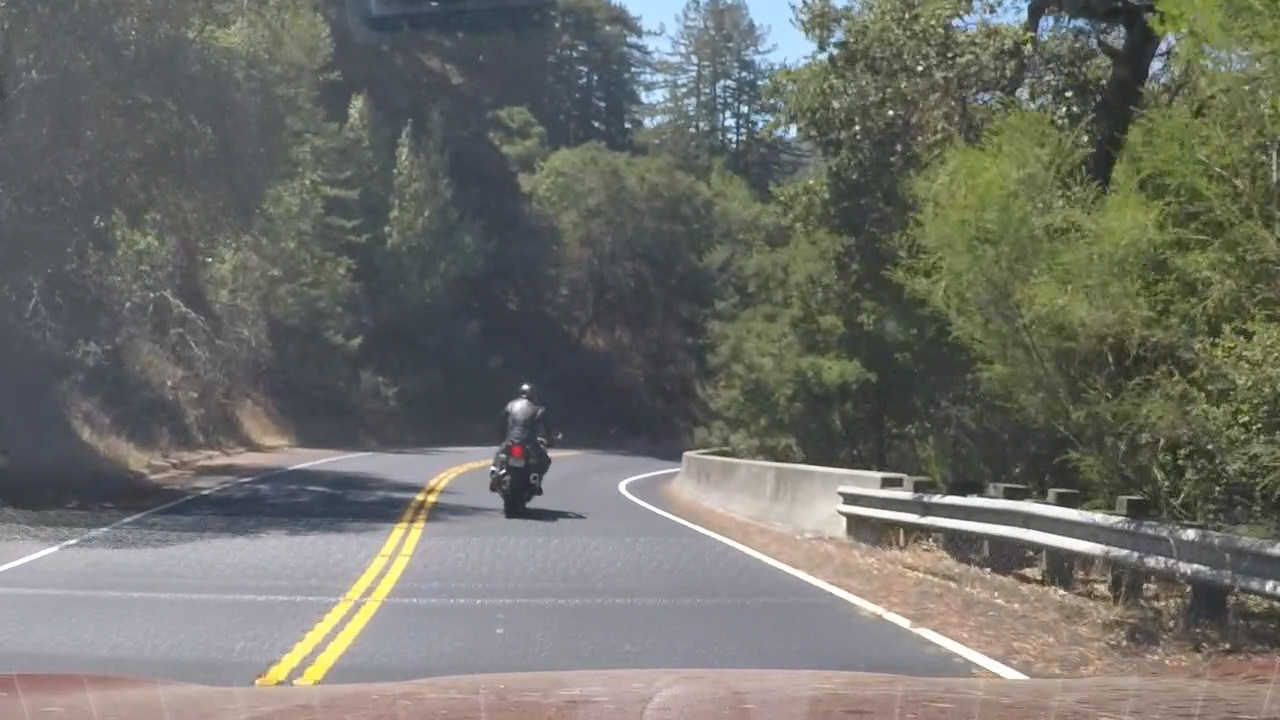
#> input picture test_images/test7.jpg, 1280 x 720 px
$ jupyter execute --allow-errors 'Lab #3 - Perspective warp enhancement.ipynb'   (shell and % lines are left out)   (older library calls are emulated)
#> lines starting #> are read from the running program, lines starting #| are printed output that depends on the picture; after the words box and inside, x2 and y2 are one past the last pixel; in counts of white or black regions, pixels touching at a corner belong together
[cell 1]
import numpy as np
import pandas as pd
import cv2
import os
import glob
import matplotlib.pyplot as plt
import pickle

## Edges detection

[cell 2]
img = cv2.imread('test_images/test7.jpg')
#> img is the input picture: shape (720, 1280, 3); mean B, G, R 105.8, 112, 111.2
img = cv2.cvtColor(img, cv2.COLOR_BGR2RGB)

[cell 3]
def detect_edges(img, s_thresh=(100, 255), sx_thresh=(15, 255), canny=True, blur=True):
    # Convert to HLS color space and separate the V channel
    hls = cv2.cvtColor(img, cv2.COLOR_RGB2HLS).astype(np.float)
    l_channel = hls[:,:,1]
    s_channel = hls[:,:,2]
    h_channel = hls[:,:,0]

    # Sobel x
    if canny:
        edges = cv2.Canny(cv2.cvtColor(img, cv2.COLOR_RGB2GRAY), 100, 300)
    else:
        edges = cv2.Sobel(l_channel, cv2.CV_64F, 1, 1)

    abs_edges = np.absolute(edges) # Absolute x derivative to accentuate lines away from horizontal
    scaled_edges = np.uint8(255*abs_edges/np.max(abs_edges))

    # Threshold x gradient
    sxbinary = np.zeros_like(scaled_edges)
    sxbinary[(scaled_edges >= sx_thresh[0]) & (scaled_edges <= sx_thresh[1])] = 1

    # Threshold color channel
    s_binary = np.zeros_like(s_channel)
    s_binary[(s_channel >= s_thresh[0]) & (s_channel <= s_thresh[1])] = 1

    combined_binary = np.zeros_like(sxbinary)
    combined_binary[(s_binary == 1) | (sxbinary == 1)] = 1

    if blur:
        combined_binary = cv2.blur(combined_binary, (5,5))

    return combined_binary

## Perspective warp

[cell 4]
src_points = [(0,0.70),(1,0.70),(0,1),(1,1)]
dst_points = [(0,0), (1, 0), (0,1), (1,1)]
dst_shape = (1280, 720)

[cell 5]
def perspective_warp(img):
    # Create real pixels poins from percentages proportions
    img_size = np.float32([(img.shape[1], img.shape[0])])
    src = np.float32(src_points) * img_size
    dst = np.float32(dst_points) * np.float32(dst_shape)

    M = cv2.getPerspectiveTransform(src, dst)
    warped = cv2.warpPerspective(img, M, dst_shape)

    return warped

[cell 6]
dst = perspective_warp(img)

# Visualize perspective warp
f, (ax1, ax2) = plt.subplots(1, 2, figsize=(20,10))
ax1.imshow(img, extent=[0, 1280, 0, 720])
for point in src_points:
    ax1.plot(int(img.shape[1]*point[0]), int(720 - img.shape[0]*point[1]), '+', markersize=10, markeredgewidth=3, color='firebrick')
ax1.set_title('Original Image', fontsize=30)
ax2.imshow(dst)
ax2.set_title('Warped Image', fontsize=30)

### Improvement of the perspective warp with point detection

What we tried to do in this part is to improve the perspective warp by determining roughly where the lines are going to make a better lane detection afterward. We decided to use Hough line detections to get the lanes and then get the intersection with the horizon to create the trapezis needed for the perspective warp.

[cell 7]
def detect_rough_lines(img):
    img_with_lines = np.copy(img)
    img_with_lines = img_with_lines[int(720 / 2):,:,:]

    edges = detect_edges(img_with_lines, canny=True, blur=False)

    lines = cv2.HoughLines(edges, 1, np.pi/180, 200)
    for line in lines:
        for rho, theta in line:
            a = np.cos(theta)
            b = np.sin(theta)
            x0 = a*rho
            y0 = b*rho
            x1 = int(x0 + 1000*(-b))
            y1 = int(y0 + 1000*(a))
            x2 = int(x0 - 1000*(-b))
            y2 = int(y0 - 1000*(a))

            cv2.line(img_with_lines, (x1,y1), (x2,y2), (0,0,255), 2)
    return img_with_lines

[cell 8]
img_with_horizon = detect_rough_lines(img)
#> in detect_edges, `hls = cv2.cvtColor(img, cv2.COLOR_RGB2HLS).astype(np.float)`:
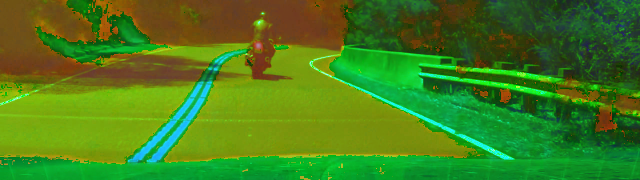
#> hls: shape (360, 1280, 3) float64 (shown at 1/2 size); mean R, G, B 69.9, 126.1, 28.4
#> in detect_edges, `h_channel = hls[:,:,0]`:
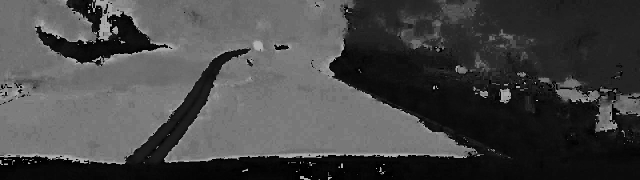
#> h_channel: shape (360, 1280) float64 (shown at 1/2 size); min 0, max 179, mean 69.9
#> in detect_rough_lines, `edges = detect_edges(img_with_lines, canny=True, blur=False)`:
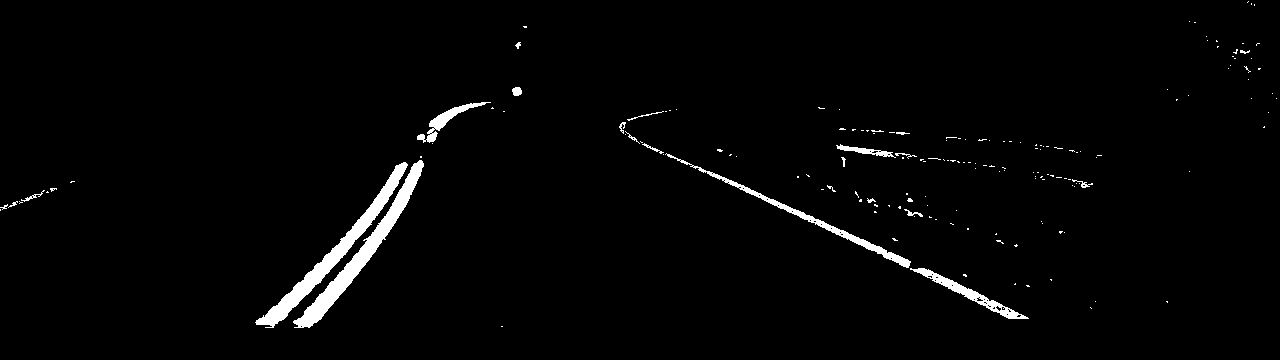
#> edges: shape (360, 1280); values 0 (black) and 1 (white), 2.2% white; 168 white regions (146 under 20 px), largest, box (x1, y1, x2, y2) and area: (293, 160, 424, 328) 2835, (255, 162, 408, 328) 2791, (665, 153, 911, 268) 1337
#> in detect_rough_lines, `lines = cv2.HoughLines(edges, 1, np.pi/180, 200)`: lines = 21 rows, first 8: [-143, 2.01], [-130, 1.99], [-158, 2.02], [412, 0.785], [414, 0.785], [416, 0.785], [419, 0.785], [416, 0.716]
#> the loop in detect_rough_lines, `for line in lines:` made 21 passes
#> after the loop in detect_rough_lines, `for line in lines:`:
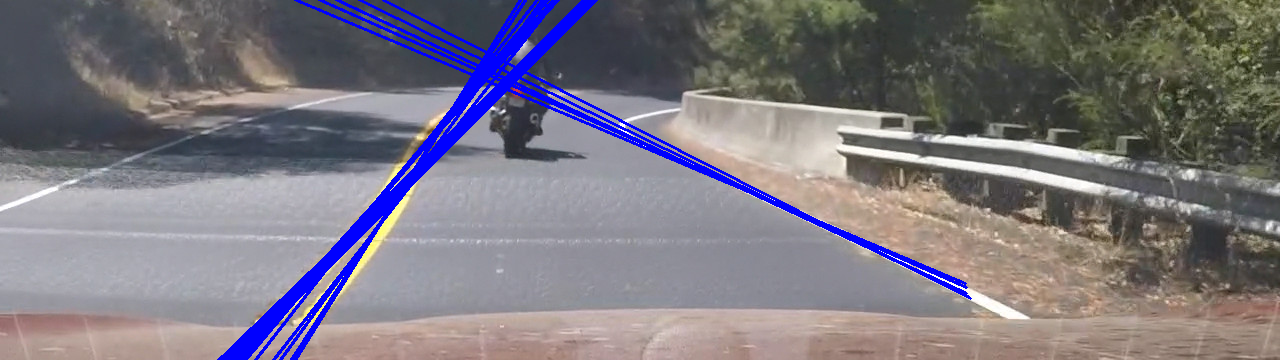
#> img_with_lines: shape (360, 1280, 3); mean R, G, B 122.4, 118.2, 127.4
cv2.line(img_with_horizon, (0, int(0.7 * 720)), (1280, int(0.7 * 720)), (255,0,0), 4)
plt.imshow(img_with_horizon)

[cell 9]
y = int(0.2 * 720)

def detect_intersections(img, margin=70):
    img_with_lines = detect_rough_lines(img)

    intersections = []
    for x, pixel in enumerate(img_with_lines[y]):
        if np.array_equal(pixel, [0, 0, 255]):
            intersections.append(x)

    left_point = min(intersections) - margin
    right_point = max(intersections) + margin

    return left_point, right_point

[cell 10]
left_point, right_point = detect_intersections(img)
#> the loop in detect_rough_lines (call 2), `for line in lines:` made 21 passes
#> the loop in detect_intersections, `for x, pixel in enumerate(img_with_lines[y]):` made 1280 passes
#> pixel on passes 1 to 3: [64, 67, 72], [59, 62, 67], [65, 66, 71]
#> after the loop in detect_intersections, `for x, pixel in enumerate(img_with_lines[y]):`: intersections = 61 values from 422 to 670
#> in detect_intersections, `left_point = min(intersections) - margin`: left_point = 352
#> in detect_intersections, `right_point = max(intersections) + margin`: right_point = 740
#> left_point = 352; right_point = 740

f, (ax1) = plt.subplots(1, 1, figsize=(10,5))
ax1.imshow(img, extent=[0, 1280, 0, 720])
ax1.plot(left_point, 720 / 2 - y, '+', markersize=10, markeredgewidth=3, color='firebrick')
ax1.plot(right_point, 720 / 2 - y, '+', markersize=10, markeredgewidth=3, color='firebrick')
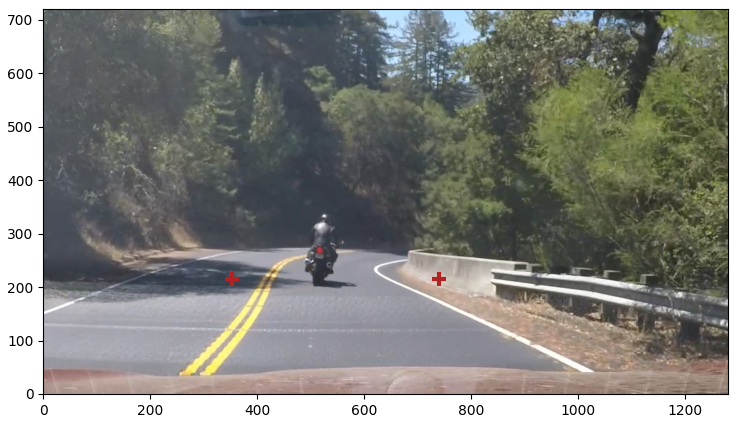
#> figure drawn by matplotlib, 1 panel

[cell 11]
def perspective_warp_with_detection(img, original):
    # Create real pixels poins from percentages proportions
    img_size = np.float32([(img.shape[1], img.shape[0])])
    src = np.float32(src_points) * img_size

    left_point, right_point = detect_intersections(original)
    src[0][0] = left_point
    src[1][0] = right_point

    dst = np.float32(dst_points) * np.float32(dst_shape)

    M = cv2.getPerspectiveTransform(src, dst)
    warped = cv2.warpPerspective(img, M, dst_shape)

    return warped

[cell 12]
left_point, right_point = detect_intersections(img)
#> the loop in detect_intersections (call 2), `for x, pixel in enumerate(img_with_lines[y]):` made 1280 passes
dst = perspective_warp_with_detection(img, img)
#> in perspective_warp_with_detection, `left_point, right_point = detect_intersections(original)`: left_point = 352; right_point = 740
#> in perspective_warp_with_detection, `M = cv2.getPerspectiveTransform(src, dst)`: M = [[-0.756, -1.23, 886.9], [-1.78e-16, -2.52, 1269.9], [-2.52e-19, -0.00244, 1]]
#> in perspective_warp_with_detection, `warped = cv2.warpPerspective(img, M, dst_shape)`:
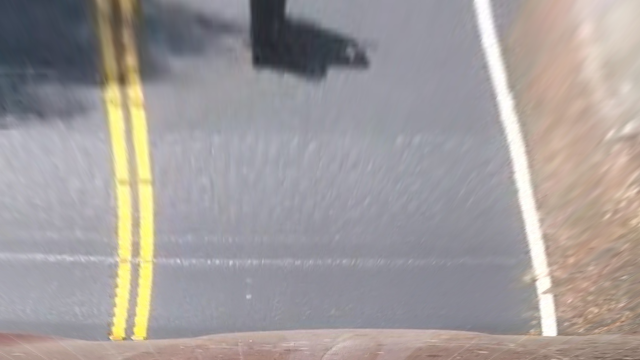
#> warped: shape (720, 1280, 3) (shown at 1/2 size); mean R, G, B 160.9, 155.3, 154.8

# Visualize perspective warp
f, (ax1, ax2) = plt.subplots(1, 2, figsize=(20,10))
ax1.imshow(img, extent=[0, 1280, 0, 720])
ax1.plot(left_point, 720 / 2 - y, '+', markersize=10, markeredgewidth=3, color='firebrick')
ax1.plot(right_point, 720 / 2 - y, '+', markersize=10, markeredgewidth=3, color='firebrick')
ax1.set_title('Original Image', fontsize=30)
ax2.imshow(dst)
ax2.set_title('Warped Image', fontsize=30)
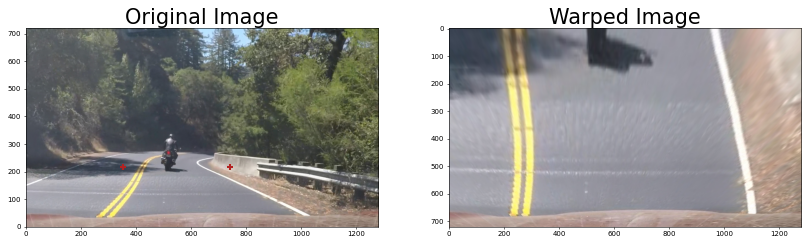
#> figure drawn by matplotlib, 2 panels

$ run again, with test_images/test1.jpg copied over test_images/test7.jpg
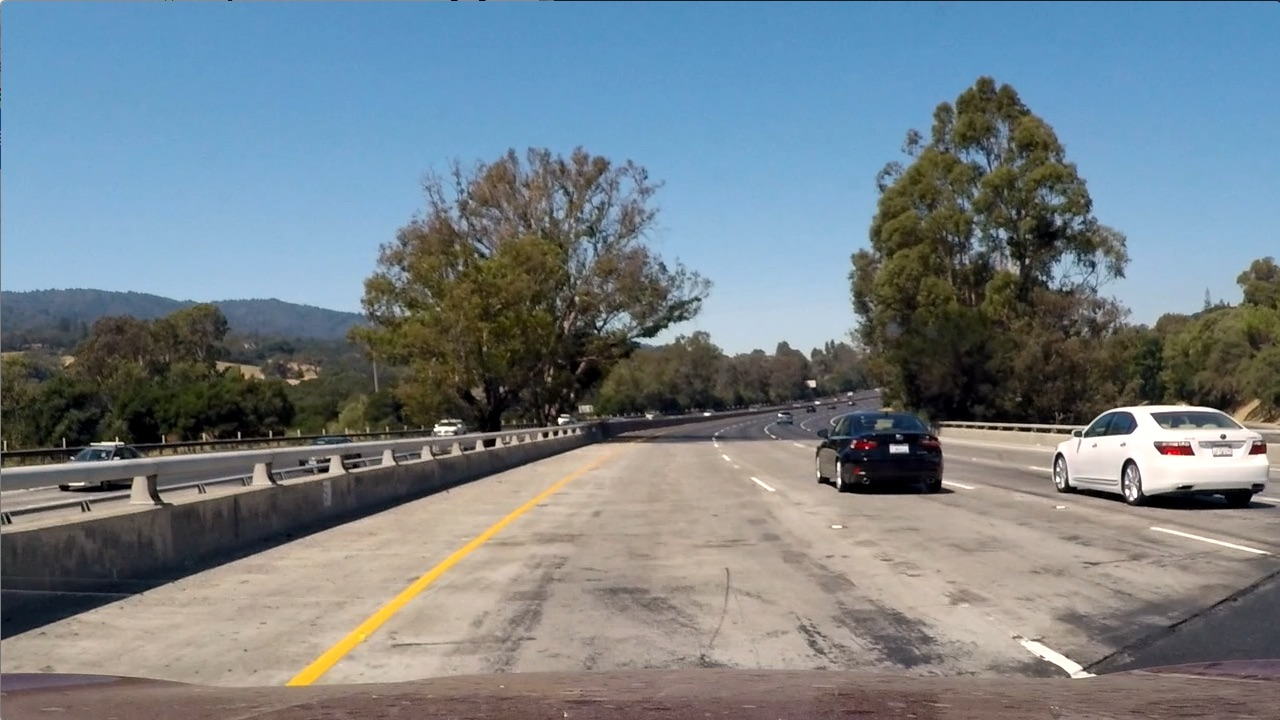
#> input picture test_images/test1.jpg, 1280 x 720 px
#> img is the input picture: shape (720, 1280, 3); mean B, G, R 135.5, 128.7, 117.5
#> scaled_edges: shape (360, 1280); every value is 0
#> in detect_rough_lines, `edges = detect_edges(img_with_lines, canny=True, blur=False)`:
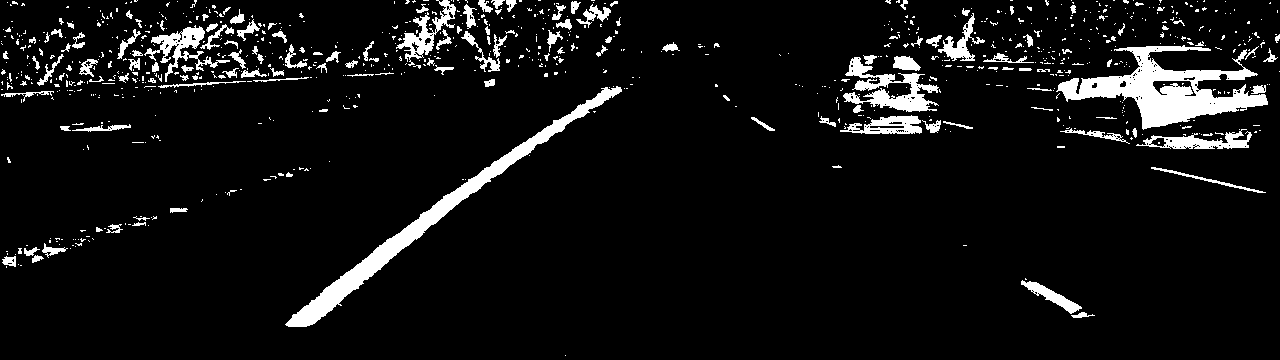
#> edges: shape (360, 1280); values 0 (black) and 1 (white), 7% white; 871 white regions (723 under 20 px), largest, box (x1, y1, x2, y2) and area: (1056, 45, 1268, 130) 6880, (285, 86, 622, 327) 5751, (843, 57, 939, 112) 2046
#> lines = 171 rows, first 8: [34, 1.62], [432, 0.942], [430, 0.942], [15, 1.64], [437, 0.925], [426, 0.96], [53, 1.61], [441, 0.908]
#> the loop in detect_rough_lines, `for line in lines:` made 171 passes
#> the loop in detect_rough_lines (call 2), `for line in lines:` made 171 passes
#> the loop in detect_intersections, `for x, pixel in enumerate(img_with_lines[y]):` made 1280 passes
#> pixel on passes 1 to 3: [0, 0, 255], [0, 0, 255], [0, 0, 255]
#> after the loop in detect_intersections, `for x, pixel in enumerate(img_with_lines[y]):`: intersections = 795 values from 0 to 989
#> in detect_intersections, `left_point = min(intersections) - margin`: left_point = -70
#> in detect_intersections, `right_point = max(intersections) + margin`: right_point = 1059
#> `left_point, right_point = detect_intersections(img)`: left_point = -70; right_point = 1059
#> the loop in detect_intersections (call 2), `for x, pixel in enumerate(img_with_lines[y]):` made 1280 passes
#> in perspective_warp_with_detection, `left_point, right_point = detect_intersections(original)`: left_point = -70; right_point = 1059
#> in perspective_warp_with_detection, `M = cv2.getPerspectiveTransform(src, dst)`: M = [[1.65, -0.534, 384.5], [1.33e-16, 5.49, -2768.8], [6.45e-20, 0.0009, 1]]
#> `[cell 12] left_point, right_point = detect_intersections(img) dst = pe..`:
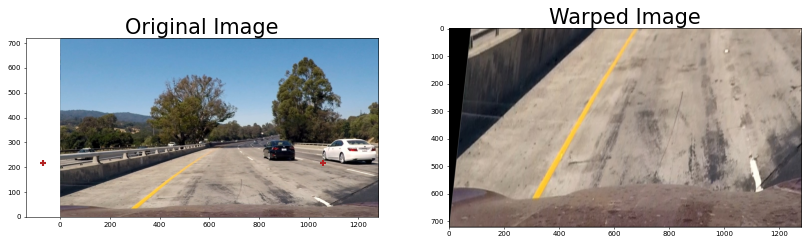
#> figure drawn by matplotlib, 2 panels
